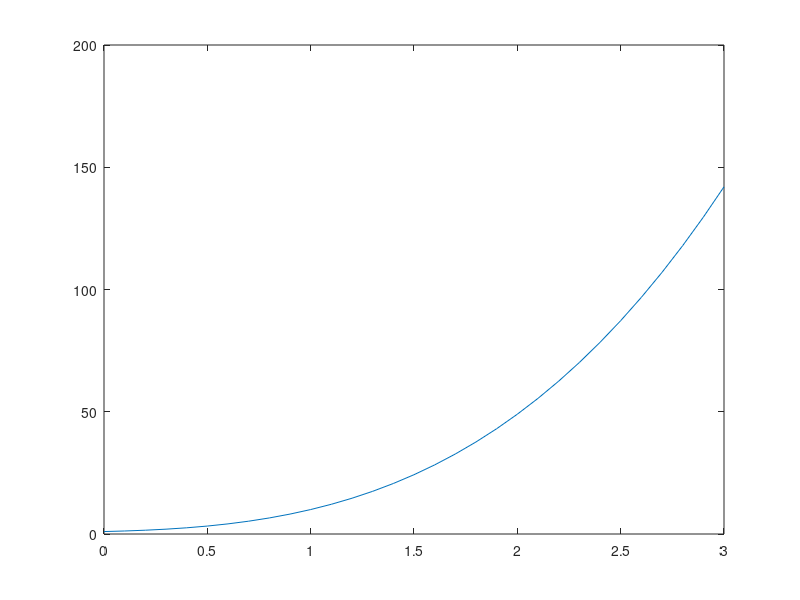

Reproduce this figure in MATLAB.
clc; clear all;
p1 = [3, 2, 1, 1];
p2 = [1, 2, 3, 4];
a = p1 + p2
b = p1 - p2
c = conv(p1, p2)
[d, r] = deconv(p1, p2)

clc; clear all;
p = [4, 3, 2, 1];
p_der = polyder(p)
p_int = polyint(p)

clc; clear all;
p = [4, 3, 2, 1];
x = 0:0.1:3;
val = polyval(p, x);
plot(x, val)